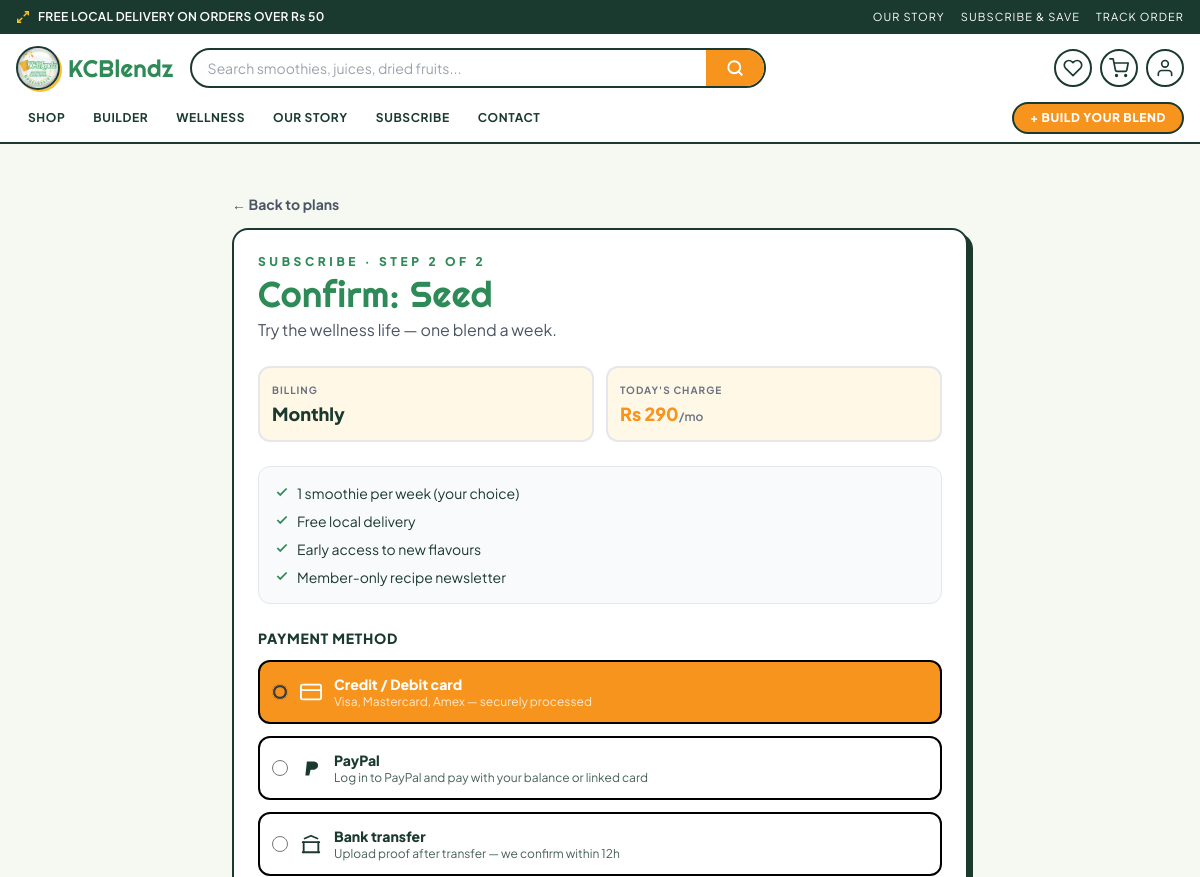
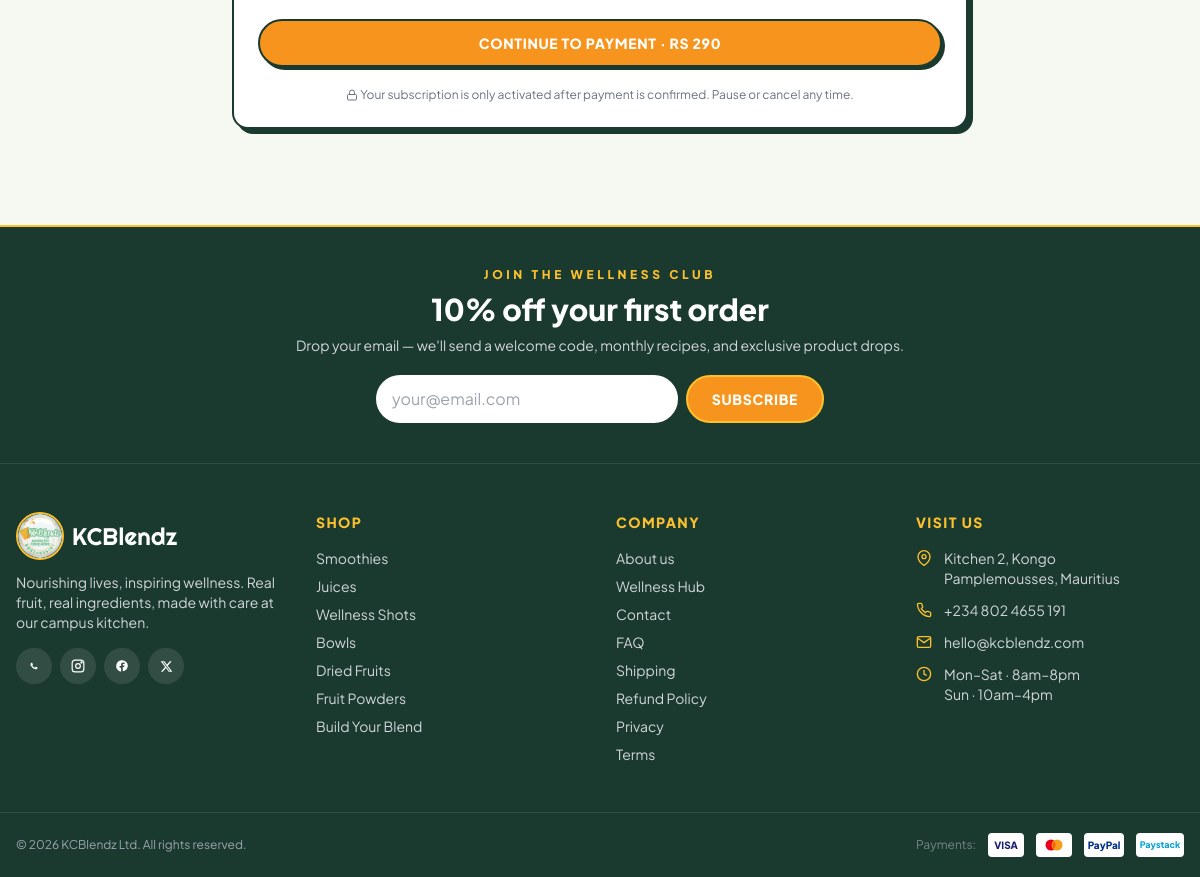
Page /subscribe/seed?cycle=monthly (signed in) on the committed database (2 pictures, top to bottom).
### tables this page shows
CREATE TABLE subscription_plans (
    id INTEGER PRIMARY KEY AUTOINCREMENT,
    slug TEXT UNIQUE NOT NULL,
    name TEXT NOT NULL,
    tagline TEXT,
    features_json TEXT NOT NULL DEFAULT '[]',
    price_ngn_monthly REAL DEFAULT 0,
    price_mur_monthly REAL DEFAULT 0,
    price_usd_monthly REAL DEFAULT 0,
    price_ngn_yearly REAL DEFAULT 0,
    price_mur_yearly REAL DEFAULT 0,
    price_usd_yearly REAL DEFAULT 0,
    is_featured INTEGER NOT NULL DEFAULT 0,
    sort_order INTEGER NOT NULL DEFAULT 0,
    is_active INTEGER NOT NULL DEFAULT 1
);

### app.py (the view, shortened to what this page needs)
@app.route("/subscribe/<slug>", methods=["GET", "POST"])
@login_required
def subscribe_plan(slug):
    db = get_db()
    plan = db.execute("SELECT * FROM subscription_plans WHERE slug=? AND is_active=1",
                      (slug,)).fetchone()
    if not plan:
        abort(404)
    region = current_region() or "MU"
    cycle = request.values.get("cycle", "monthly")
    if cycle not in ("monthly", "yearly"):
        cycle = "monthly"
    price_col = {"NG": "price_ngn", "MU": "price_mur", "GL": "price_usd"}[region]
    price = plan[f"{price_col}_{cycle}"]
    return render_template("public/subscribe_confirm.html",
                           plan=plan, region=region, cycle=cycle, price=price)

### app.py (called while the page is built)
@app.template_filter("from_json")
def _from_json(s):
    if not s:
        return []
    try:
        return json.loads(s)
    except (TypeError, ValueError):
        return []

def get_db():
    if "db" not in g:
        g.db = sqlite3.connect(DB_PATH, timeout=15)
        g.db.row_factory = sqlite3.Row
        g.db.execute("PRAGMA foreign_keys = ON")
        g.db.execute("PRAGMA journal_mode = WAL")
        g.db.execute("PRAGMA synchronous = NORMAL")
        g.db.execute("PRAGMA cache_size = -16000")
        g.db.execute("PRAGMA temp_store = MEMORY")
    return g.db

@app.after_request
def _cache_static(resp):
    if request.path.startswith("/static/"):
        resp.headers["Cache-Control"] = "public, max-age=2592000"
    return resp

def current_region():
    code = session.get("region", "")
    return code if code in REGIONS else None

def format_money(amount, region):
    if amount is None:
        return "—"
    info = REGIONS.get(region, REGIONS["NG"])
    if info["currency"] == "USD":
        return f"${amount:,.2f}"
    return f"{info['symbol']}{amount:,.0f}"

def current_user():
    uid = session.get("uid")
    if not uid:
        return None
    row = get_db().execute("SELECT * FROM users WHERE id=? AND status='active'", (uid,)).fetchone()
    return row

def login_required(view):
    @wraps(view)
    def wrapper(*args, **kwargs):
        if not current_user():
            flash("Please sign in to continue.", "info")
            return redirect(url_for("login", next=request.path))
        return view(*args, **kwargs)
    return wrapper

def get_active_nav_categories():
    if "_nav_cats" not in g:
        g._nav_cats = get_db().execute("""SELECT slug, name FROM categories
            WHERE is_active=1 AND COALESCE(is_deleted,0)=0
            ORDER BY sort_order LIMIT 7""").fetchall()
    return g._nav_cats

def csrf_token():
    if "_csrf" not in session:
        session["_csrf"] = secrets.token_urlsafe(32)
    return session["_csrf"]

@app.before_request
def enforce_csrf():
    if request.method in ("POST", "PUT", "PATCH", "DELETE"):
        if request.path.startswith("/api/"):
            return  # api uses JSON + session
        if not check_csrf():
            abort(400, "Invalid CSRF token")

def get_cart():
    return session.setdefault("cart", {"items": [], "region": None})

def cart_count():
    return sum(int(i.get("quantity", 0)) for i in get_cart().get("items", []))

### templates/public/subscribe_confirm.html (shortened to what this page needs)
{% extends "base.html" %}
{% set is_ng = region == 'NG' %}
{% block content %}
<section class="max-w-3xl mx-auto px-4 py-12">
  <a href="{{ url_for('subscribe_index') }}" class="text-sm font-bold text-gray-600 hover:text-[var(--kc-dark)]">← Back to plans</a>
  <div class="bg-white border-2 border-[var(--kc-dark)] rounded-2xl p-6 mt-3 shadow-[5px_5px_0_var(--kc-dark)]">
    <p class="text-xs uppercase tracking-[0.3em] text-[var(--kc-green)] font-extrabold">Subscribe · Step 2 of 2</p>
    <h1 class="font-display brand text-4xl mt-1">Confirm: {{ plan['name'] }}</h1>
    <p class="text-gray-600 mt-1">{{ plan['tagline'] }}</p>
    <div class="my-6 grid grid-cols-2 gap-3 text-sm">
      <div class="bg-[var(--kc-cream)] rounded-xl p-3 border-2 border-[var(--kc-dark)]/15">
        <p class="text-[10px] uppercase tracking-widest font-bold text-gray-500">Billing</p>
        <p class="font-extrabold text-lg">{{ cycle.title() }}</p>
      </div>
      <div class="bg-[var(--kc-cream)] rounded-xl p-3 border-2 border-[var(--kc-dark)]/15">
        <p class="text-[10px] uppercase tracking-widest font-bold text-gray-500">Today's charge</p>
        <p class="font-extrabold text-lg text-[var(--kc-orange)]">{{ format_money(price, region) }}<span class="text-xs text-gray-500 font-semibold">/{{ 'mo' if cycle == 'monthly' else 'yr' }}</span></p>
      </div>
    </div>
    <ul class="space-y-2 text-sm bg-gray-50 rounded-xl p-4 border border-[var(--kc-dark)]/10 mb-6">
      {% for f in plan['features_json']|from_json %}
        <li class="flex items-start gap-2">
          <svg class="text-[var(--kc-green)] mt-0.5 shrink-0" width="14" height="14" viewBox="0 0 24 24" fill="none" stroke="currentColor" stroke-width="3"><polyline points="20 6 9 17 4 12"/></svg>
          <span>{{ f }}</span>
        </li>
      {% endfor %}
    </ul>
    <form method="post" class="space-y-5">
      <div>
        <h2 class="text-sm font-extrabold uppercase tracking-wider mb-3">Payment method</h2>
        <div class="space-y-3">
          {% if is_ng %}
          <label class="flex items-center gap-3 border-2 border-black rounded-xl p-3 cursor-pointer hover:bg-[var(--lime)] transition has-[:checked]:bg-[var(--fuchsia)] has-[:checked]:text-white">
            <input type="radio" name="payment_method" value="card" checked class="w-4 h-4 accent-[var(--fuchsia)]">
            <svg width="22" height="22" viewBox="0 0 24 24" fill="none" stroke="currentColor" stroke-width="2" stroke-linecap="round" stroke-linejoin="round"><rect x="1" y="4" width="22" height="16" rx="2" ry="2"/><line x1="1" y1="10" x2="23" y2="10"/></svg>
            <div class="flex-1">
              <p class="font-extrabold text-sm">Card &amp; more (Paystack)</p>
              <p class="text-xs opacity-80">Visa, Mastercard, Verve, USSD, Bank &amp; Mobile Money</p>
            </div>
          </label>
          {% else %}
          <label class="flex items-center gap-3 border-2 border-black rounded-xl p-3 cursor-pointer hover:bg-[var(--lime)] transition has-[:checked]:bg-[var(--fuchsia)] has-[:checked]:text-white">
            <input type="radio" name="payment_method" value="card" checked class="w-4 h-4 accent-[var(--fuchsia)]">
            <svg width="22" height="22" viewBox="0 0 24 24" fill="none" stroke="currentColor" stroke-width="2" stroke-linecap="round" stroke-linejoin="round"><rect x="1" y="4" width="22" height="16" rx="2" ry="2"/><line x1="1" y1="10" x2="23" y2="10"/></svg>
            <div class="flex-1">
              <p class="font-extrabold text-sm">Credit / Debit card</p>
              <p class="text-xs opacity-80">Visa, Mastercard, Amex — securely processed</p>
            </div>
          </label>
          <label class="flex items-center gap-3 border-2 border-black rounded-xl p-3 cursor-pointer hover:bg-[var(--lime)] transition has-[:checked]:bg-[var(--fuchsia)] has-[:checked]:text-white">
            <input type="radio" name="payment_method" value="paypal" class="w-4 h-4 accent-[var(--fuchsia)]">
            <svg width="22" height="22" viewBox="0 0 24 24" fill="currentColor"><path d="M7.5 5h7.6c2.5 0 4.6 1.6 4.6 4 0 3-2.5 5-5.4 5h-2.2c-.4 0-.7.3-.8.7l-1.1 5.1c-.1.3-.4.5-.7.5H6.4c-.3 0-.6-.3-.5-.6L7.5 5z"/></svg>
            <div class="flex-1">
              <p class="font-extrabold text-sm">PayPal</p>
              <p class="text-xs opacity-80">Log in to PayPal and pay with your balance or linked card</p>
            </div>
          </label>
          {% endif %}
          <label class="flex items-center gap-3 border-2 border-black rounded-xl p-3 cursor-pointer hover:bg-[var(--lime)] transition has-[:checked]:bg-[var(--fuchsia)] has-[:checked]:text-white">
            <input type="radio" name="payment_method" value="bank_transfer" class="w-4 h-4 accent-[var(--fuchsia)]">
            <svg width="22" height="22" viewBox="0 0 24 24" fill="none" stroke="currentColor" stroke-width="2" stroke-linecap="round" stroke-linejoin="round"><path d="M3 21h18"/><path d="M3 10h18"/><path d="M5 6l7-3 7 3"/><path d="M4 10v11"/><path d="M20 10v11"/></svg>
            <div class="flex-1">
              <p class="font-extrabold text-sm">Bank transfer</p>
              <p class="text-xs opacity-80">Upload proof after transfer — we confirm within 12h</p>
            </div>
          </label>
        </div>
      </div>
      <button type="submit" class="w-full btn-orange border-2 border-[var(--kc-dark)] rounded-full py-3 font-extrabold uppercase tracking-wider text-sm shadow-[3px_3px_0_var(--kc-dark)]">
        Continue to payment · {{ format_money(price, region) }}
      </button>
      <p class="text-center text-xs text-gray-500">
        <svg class="inline -mt-0.5" width="12" height="12" viewBox="0 0 24 24" fill="none" stroke="currentColor" stroke-width="2"><rect x="3" y="11" width="18" height="11" rx="2"/><path d="M7 11V7a5 5 0 0 1 10 0v4"/></svg>
        Your subscription is only activated after payment is confirmed. Pause or cancel any time.
      </p>
    </form>
  </div>
</section>
{% endblock %}

### templates/base.html (style rules this page uses)
:root { --kc-green: #2E8B57; --kc-green-deep: #1F6E43; --kc-green-soft: #6FB78F; --kc-orange: #F7941D; --kc-orange-deep: #D97706; --kc-yellow: #FBC02D; --kc-cream: #FFF8E7; --kc-bg: #F5F9F2; --kc-dark: #1B3A2F; --kc-ink: #0F2A21; --fuchsia: var(--kc-orange); --lime: var(--kc-yellow); --sky: var(--kc-green); --purple: var(--kc-green-deep); --orange: var(--kc-orange); --yellow: var(--kc-yellow); --bg: var(--kc-bg); --dark: var(--kc-dark); }
html, body { background: var(--kc-bg); }
body { font-family: 'Plus Jakarta Sans', sans-serif; color: var(--kc-dark); overflow-x: hidden; -webkit-font-smoothing: antialiased; }
.brand { font-family: 'Righteous', cursive; letter-spacing: .01em; color: var(--kc-green); }
.btn-fuchsia, .btn-orange { background: var(--kc-orange); color:#fff; transition: all .18s; }

### rows in the picture
subscription_plans: name "Seed", tagline "Try the wellness life — one blend a week.", price_mur_monthly "Rs 290", price_mur_monthly "RS 290"

### other values in the picture
{{ cycle.title() }} "Monthly"
{{ 'mo' if cycle == 'monthly' else 'yr' }} "mo"
{{ f }} "1 smoothie per week (your choice)" "Free local delivery" "Early access to new flavours" "Member-only recipe newsletter"
